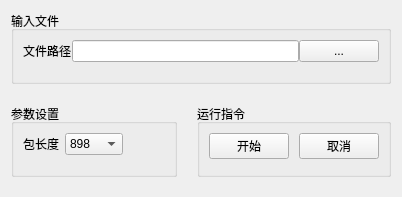
<?xml version="1.0" encoding="UTF-8"?>
<ui version="4.0">
 <class>unPacking</class>
 <widget class="QWidget" name="unPacking">
  <property name="geometry">
   <rect>
    <x>0</x>
    <y>0</y>
    <width>402</width>
    <height>197</height>
   </rect>
  </property>
  <property name="windowTitle">
   <string>数据解包</string>
  </property>
  <layout class="QVBoxLayout" name="verticalLayout">
   <property name="spacing">
    <number>20</number>
   </property>
   <property name="bottomMargin">
    <number>20</number>
   </property>
   <item>
    <widget class="QGroupBox" name="inputFile">
     <property name="title">
      <string>输入文件</string>
     </property>
     <layout class="QFormLayout" name="formLayout_3">
      <item row="0" column="0" colspan="2">
       <layout class="QHBoxLayout" name="horizontalLayout_4" stretch="5,0">
        <property name="spacing">
         <number>0</number>
        </property>
        <item>
         <layout class="QHBoxLayout" name="horizontalLayout_6">
          <item>
           <widget class="QLabel" name="fileLable">
            <property name="text">
             <string>文件路径</string>
            </property>
           </widget>
          </item>
          <item>
           <widget class="QLineEdit" name="fileEdit"/>
          </item>
         </layout>
        </item>
        <item>
         <layout class="QHBoxLayout" name="horizontalLayout_5">
          <item>
           <widget class="QPushButton" name="fileOptionBnt">
            <property name="text">
             <string>...</string>
            </property>
           </widget>
          </item>
         </layout>
        </item>
       </layout>
      </item>
     </layout>
    </widget>
   </item>
   <item>
    <layout class="QHBoxLayout" name="horizontalLayout_2">
     <item>
      <widget class="QGroupBox" name="parameterSetting">
       <property name="title">
        <string>参数设置</string>
       </property>
       <layout class="QFormLayout" name="formLayout_2">
        <item row="0" column="0">
         <layout class="QHBoxLayout" name="horizontalLayout" stretch="0,2">
          <item>
           <widget class="QLabel" name="packLenlabel">
            <property name="text">
             <string>包长度</string>
            </property>
           </widget>
          </item>
          <item>
           <widget class="QComboBox" name="packLenBox">
            <item>
             <property name="text">
              <string>898</string>
             </property>
            </item>
            <item>
             <property name="text">
              <string>1024</string>
             </property>
            </item>
           </widget>
          </item>
         </layout>
        </item>
       </layout>
      </widget>
     </item>
     <item>
      <widget class="QGroupBox" name="runCommand">
       <property name="title">
        <string>运行指令</string>
       </property>
       <layout class="QFormLayout" name="formLayout">
        <item row="0" column="0">
         <layout class="QHBoxLayout" name="horizontalLayout_3">
          <property name="spacing">
           <number>10</number>
          </property>
          <item>
           <widget class="QPushButton" name="startBnt">
            <property name="text">
             <string>开始</string>
            </property>
           </widget>
          </item>
          <item>
           <widget class="QPushButton" name="cancelBnt">
            <property name="text">
             <string>取消</string>
            </property>
           </widget>
          </item>
         </layout>
        </item>
       </layout>
      </widget>
     </item>
    </layout>
   </item>
  </layout>
 </widget>
 <resources/>
 <connections>
  <connection>
   <sender>cancelBnt</sender>
   <signal>clicked()</signal>
   <receiver>unPacking</receiver>
   <slot>close()</slot>
   <hints>
    <hint type="sourcelabel">
     <x>337</x>
     <y>139</y>
    </hint>
    <hint type="destinationlabel">
     <x>200</x>
     <y>98</y>
    </hint>
   </hints>
  </connection>
  <connection>
   <sender>startBnt</sender>
   <signal>clicked()</signal>
   <receiver>unPacking</receiver>
   <slot>close()</slot>
   <hints>
    <hint type="sourcelabel">
     <x>252</x>
     <y>139</y>
    </hint>
    <hint type="destinationlabel">
     <x>200</x>
     <y>98</y>
    </hint>
   </hints>
  </connection>
 </connections>
</ui>
